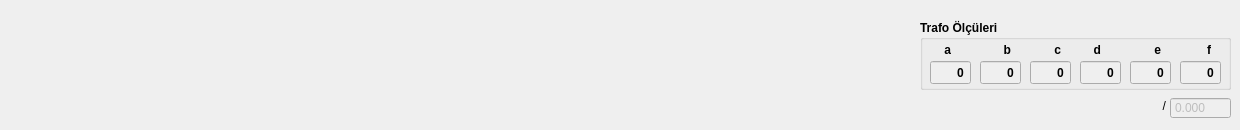
    <widget class="QWidget" name="tel_veritipleri">
     <widget class="QGroupBox" name="groupBox_20">
      <property name="geometry">
       <rect>
        <x>920</x>
        <y>20</y>
        <width>311</width>
        <height>70</height>
       </rect>
      </property>
      <property name="font">
       <font>
        <weight>75</weight>
        <bold>true</bold>
       </font>
      </property>
      <property name="title">
       <string>Trafo Ölçüleri</string>
      </property>
      <widget class="QDoubleSpinBox" name="doubleSpinBox_trafoolcu_a">
       <property name="enabled">
        <bool>false</bool>
       </property>
       <property name="geometry">
        <rect>
         <x>10</x>
         <y>40</y>
         <width>41</width>
         <height>25</height>
        </rect>
       </property>
       <property name="palette">
        <palette>
         <active>
          <colorrole role="Dark">
           <brush brushstyle="SolidPattern">
            <color alpha="255">
             <red>190</red>
             <green>190</green>
             <blue>190</blue>
            </color>
           </brush>
          </colorrole>
          <colorrole role="Text">
           <brush brushstyle="SolidPattern">
            <color alpha="255">
             <red>0</red>
             <green>0</green>
             <blue>0</blue>
            </color>
           </brush>
          </colorrole>
          <colorrole role="PlaceholderText">
           <brush brushstyle="SolidPattern">
            <color alpha="128">
             <red>0</red>
             <green>0</green>
             <blue>0</blue>
            </color>
           </brush>
          </colorrole>
         </active>
         <inactive>
          <colorrole role="Dark">
           <brush brushstyle="SolidPattern">
            <color alpha="255">
             <red>190</red>
             <green>190</green>
             <blue>190</blue>
            </color>
           </brush>
          </colorrole>
          <colorrole role="Text">
           <brush brushstyle="SolidPattern">
            <color alpha="255">
             <red>0</red>
             <green>0</green>
             <blue>0</blue>
            </color>
           </brush>
          </colorrole>
          <colorrole role="PlaceholderText">
           <brush brushstyle="SolidPattern">
            <color alpha="128">
             <red>0</red>
             <green>0</green>
             <blue>0</blue>
            </color>
           </brush>
          </colorrole>
         </inactive>
         <disabled>
          <colorrole role="Dark">
           <brush brushstyle="SolidPattern">
            <color alpha="255">
             <red>190</red>
             <green>190</green>
             <blue>190</blue>
            </color>
           </brush>
          </colorrole>
          <colorrole role="Text">
           <brush brushstyle="SolidPattern">
            <color alpha="255">
             <red>0</red>
             <green>0</green>
             <blue>0</blue>
            </color>
           </brush>
          </colorrole>
          <colorrole role="PlaceholderText">
           <brush brushstyle="SolidPattern">
            <color alpha="128">
             <red>0</red>
             <green>0</green>
             <blue>0</blue>
            </color>
           </brush>
          </colorrole>
         </disabled>
        </palette>
       </property>
       <property name="font">
        <font>
         <weight>75</weight>
         <bold>true</bold>
        </font>
       </property>
       <property name="layoutDirection">
        <enum>Qt::LeftToRight</enum>
       </property>
       <property name="autoFillBackground">
        <bool>false</bool>
       </property>
       <property name="alignment">
        <set>Qt::AlignRight|Qt::AlignTrailing|Qt::AlignVCenter</set>
       </property>
       <property name="buttonSymbols">
        <enum>QAbstractSpinBox::NoButtons</enum>
       </property>
       <property name="decimals">
        <number>0</number>
       </property>
       <property name="maximum">
        <double>999.000000000000000</double>
       </property>
      </widget>
      <widget class="QLabel" name="label_147">
       <property name="geometry">
        <rect>
         <x>10</x>
         <y>20</y>
         <width>21</width>
         <height>20</height>
        </rect>
       </property>
       <property name="text">
        <string>a</string>
       </property>
       <property name="alignment">
        <set>Qt::AlignRight|Qt::AlignTrailing|Qt::AlignVCenter</set>
       </property>
      </widget>
      <widget class="QDoubleSpinBox" name="doubleSpinBox_trafoolcu_b">
       <property name="enabled">
        <bool>false</bool>
       </property>
       <property name="geometry">
        <rect>
         <x>60</x>
         <y>40</y>
         <width>41</width>
         <height>25</height>
        </rect>
       </property>
       <property name="palette">
        <palette>
         <active>
          <colorrole role="Dark">
           <brush brushstyle="SolidPattern">
            <color alpha="255">
             <red>190</red>
             <green>190</green>
             <blue>190</blue>
            </color>
           </brush>
          </colorrole>
          <colorrole role="Text">
           <brush brushstyle="SolidPattern">
            <color alpha="255">
             <red>0</red>
             <green>0</green>
             <blue>0</blue>
            </color>
           </brush>
          </colorrole>
          <colorrole role="PlaceholderText">
           <brush brushstyle="SolidPattern">
            <color alpha="128">
             <red>0</red>
             <green>0</green>
             <blue>0</blue>
            </color>
           </brush>
          </colorrole>
         </active>
         <inactive>
          <colorrole role="Dark">
           <brush brushstyle="SolidPattern">
            <color alpha="255">
             <red>190</red>
             <green>190</green>
             <blue>190</blue>
            </color>
           </brush>
          </colorrole>
          <colorrole role="Text">
           <brush brushstyle="SolidPattern">
            <color alpha="255">
             <red>0</red>
             <green>0</green>
             <blue>0</blue>
            </color>
           </brush>
          </colorrole>
          <colorrole role="PlaceholderText">
           <brush brushstyle="SolidPattern">
            <color alpha="128">
             <red>0</red>
             <green>0</green>
             <blue>0</blue>
            </color>
           </brush>
          </colorrole>
         </inactive>
         <disabled>
          <colorrole role="Dark">
           <brush brushstyle="SolidPattern">
            <color alpha="255">
             <red>190</red>
             <green>190</green>
             <blue>190</blue>
            </color>
           </brush>
          </colorrole>
          <colorrole role="Text">
           <brush brushstyle="SolidPattern">
            <color alpha="255">
             <red>0</red>
             <green>0</green>
             <blue>0</blue>
            </color>
           </brush>
          </colorrole>
          <colorrole role="PlaceholderText">
           <brush brushstyle="SolidPattern">
            <color alpha="128">
             <red>0</red>
             <green>0</green>
             <blue>0</blue>
            </color>
           </brush>
          </colorrole>
         </disabled>
        </palette>
       </property>
       <property name="font">
        <font>
         <weight>75</weight>
         <bold>true</bold>
        </font>
       </property>
       <property name="layoutDirection">
        <enum>Qt::LeftToRight</enum>
       </property>
       <property name="autoFillBackground">
        <bool>false</bool>
       </property>
       <property name="alignment">
        <set>Qt::AlignRight|Qt::AlignTrailing|Qt::AlignVCenter</set>
       </property>
       <property name="buttonSymbols">
        <enum>QAbstractSpinBox::NoButtons</enum>
       </property>
       <property name="decimals">
        <number>0</number>
       </property>
       <property name="maximum">
        <double>999.000000000000000</double>
       </property>
      </widget>
      <widget class="QLabel" name="label_148">
       <property name="geometry">
        <rect>
         <x>70</x>
         <y>20</y>
         <width>21</width>
         <height>20</height>
        </rect>
       </property>
       <property name="text">
        <string>b</string>
       </property>
       <property name="alignment">
        <set>Qt::AlignRight|Qt::AlignTrailing|Qt::AlignVCenter</set>
       </property>
      </widget>
      <widget class="QDoubleSpinBox" name="doubleSpinBox_trafoolcu_c">
       <property name="enabled">
        <bool>false</bool>
       </property>
       <property name="geometry">
        <rect>
         <x>110</x>
         <y>40</y>
         <width>41</width>
         <height>25</height>
        </rect>
       </property>
       <property name="palette">
        <palette>
         <active>
          <colorrole role="Dark">
           <brush brushstyle="SolidPattern">
            <color alpha="255">
             <red>190</red>
             <green>190</green>
             <blue>190</blue>
            </color>
           </brush>
          </colorrole>
          <colorrole role="Text">
           <brush brushstyle="SolidPattern">
            <color alpha="255">
             <red>0</red>
             <green>0</green>
             <blue>0</blue>
            </color>
           </brush>
          </colorrole>
          <colorrole role="PlaceholderText">
           <brush brushstyle="SolidPattern">
            <color alpha="128">
             <red>0</red>
             <green>0</green>
             <blue>0</blue>
            </color>
           </brush>
          </colorrole>
         </active>
         <inactive>
          <colorrole role="Dark">
           <brush brushstyle="SolidPattern">
            <color alpha="255">
             <red>190</red>
             <green>190</green>
             <blue>190</blue>
            </color>
           </brush>
          </colorrole>
          <colorrole role="Text">
           <brush brushstyle="SolidPattern">
            <color alpha="255">
             <red>0</red>
             <green>0</green>
             <blue>0</blue>
            </color>
           </brush>
          </colorrole>
          <colorrole role="PlaceholderText">
           <brush brushstyle="SolidPattern">
            <color alpha="128">
             <red>0</red>
             <green>0</green>
             <blue>0</blue>
            </color>
           </brush>
          </colorrole>
         </inactive>
         <disabled>
          <colorrole role="Dark">
           <brush brushstyle="SolidPattern">
            <color alpha="255">
             <red>190</red>
             <green>190</green>
             <blue>190</blue>
            </color>
           </brush>
          </colorrole>
          <colorrole role="Text">
           <brush brushstyle="SolidPattern">
            <color alpha="255">
             <red>0</red>
             <green>0</green>
             <blue>0</blue>
            </color>
           </brush>
          </colorrole>
          <colorrole role="PlaceholderText">
           <brush brushstyle="SolidPattern">
            <color alpha="128">
             <red>0</red>
             <green>0</green>
             <blue>0</blue>
            </color>
           </brush>
          </colorrole>
         </disabled>
        </palette>
       </property>
       <property name="font">
        <font>
         <weight>75</weight>
         <bold>true</bold>
        </font>
       </property>
       <property name="layoutDirection">
        <enum>Qt::LeftToRight</enum>
       </property>
       <property name="autoFillBackground">
        <bool>false</bool>
       </property>
       <property name="alignment">
        <set>Qt::AlignRight|Qt::AlignTrailing|Qt::AlignVCenter</set>
       </property>
       <property name="buttonSymbols">
        <enum>QAbstractSpinBox::NoButtons</enum>
       </property>
       <property name="decimals">
        <number>0</number>
       </property>
       <property name="maximum">
        <double>999.000000000000000</double>
       </property>
      </widget>
      <widget class="QLabel" name="label_149">
       <property name="geometry">
        <rect>
         <x>120</x>
         <y>20</y>
         <width>21</width>
         <height>20</height>
        </rect>
       </property>
       <property name="text">
        <string>c</string>
       </property>
       <property name="alignment">
        <set>Qt::AlignRight|Qt::AlignTrailing|Qt::AlignVCenter</set>
       </property>
      </widget>
      <widget class="QLabel" name="label_150">
       <property name="geometry">
        <rect>
         <x>270</x>
         <y>20</y>
         <width>21</width>
         <height>20</height>
        </rect>
       </property>
       <property name="text">
        <string>f</string>
       </property>
       <property name="alignment">
        <set>Qt::AlignRight|Qt::AlignTrailing|Qt::AlignVCenter</set>
       </property>
      </widget>
      <widget class="QDoubleSpinBox" name="doubleSpinBox_trafoolcu_e">
       <property name="enabled">
        <bool>false</bool>
       </property>
       <property name="geometry">
        <rect>
         <x>210</x>
         <y>40</y>
         <width>41</width>
         <height>25</height>
        </rect>
       </property>
       <property name="palette">
        <palette>
         <active>
          <colorrole role="Dark">
           <brush brushstyle="SolidPattern">
            <color alpha="255">
             <red>190</red>
             <green>190</green>
             <blue>190</blue>
            </color>
           </brush>
          </colorrole>
          <colorrole role="Text">
           <brush brushstyle="SolidPattern">
            <color alpha="255">
             <red>0</red>
             <green>0</green>
             <blue>0</blue>
            </color>
           </brush>
          </colorrole>
          <colorrole role="PlaceholderText">
           <brush brushstyle="SolidPattern">
            <color alpha="128">
             <red>0</red>
             <green>0</green>
             <blue>0</blue>
            </color>
           </brush>
          </colorrole>
         </active>
         <inactive>
          <colorrole role="Dark">
           <brush brushstyle="SolidPattern">
            <color alpha="255">
             <red>190</red>
             <green>190</green>
             <blue>190</blue>
            </color>
           </brush>
          </colorrole>
          <colorrole role="Text">
           <brush brushstyle="SolidPattern">
            <color alpha="255">
             <red>0</red>
             <green>0</green>
             <blue>0</blue>
            </color>
           </brush>
          </colorrole>
          <colorrole role="PlaceholderText">
           <brush brushstyle="SolidPattern">
            <color alpha="128">
             <red>0</red>
             <green>0</green>
             <blue>0</blue>
            </color>
           </brush>
          </colorrole>
         </inactive>
         <disabled>
          <colorrole role="Dark">
           <brush brushstyle="SolidPattern">
            <color alpha="255">
             <red>190</red>
             <green>190</green>
             <blue>190</blue>
            </color>
           </brush>
          </colorrole>
          <colorrole role="Text">
           <brush brushstyle="SolidPattern">
            <color alpha="255">
             <red>0</red>
             <green>0</green>
             <blue>0</blue>
            </color>
           </brush>
          </colorrole>
          <colorrole role="PlaceholderText">
           <brush brushstyle="SolidPattern">
            <color alpha="128">
             <red>0</red>
             <green>0</green>
             <blue>0</blue>
            </color>
           </brush>
          </colorrole>
         </disabled>
        </palette>
       </property>
       <property name="font">
        <font>
         <weight>75</weight>
         <bold>true</bold>
        </font>
       </property>
       <property name="layoutDirection">
        <enum>Qt::LeftToRight</enum>
       </property>
       <property name="autoFillBackground">
        <bool>false</bool>
       </property>
       <property name="alignment">
        <set>Qt::AlignRight|Qt::AlignTrailing|Qt::AlignVCenter</set>
       </property>
       <property name="buttonSymbols">
        <enum>QAbstractSpinBox::NoButtons</enum>
       </property>
       <property name="decimals">
        <number>0</number>
       </property>
       <property name="maximum">
        <double>999.000000000000000</double>
       </property>
      </widget>
      <widget class="QLabel" name="label_151">
       <property name="geometry">
        <rect>
         <x>220</x>
         <y>20</y>
         <width>21</width>
         <height>20</height>
        </rect>
       </property>
       <property name="text">
        <string>e</string>
       </property>
       <property name="alignment">
        <set>Qt::AlignRight|Qt::AlignTrailing|Qt::AlignVCenter</set>
       </property>
      </widget>
      <widget class="QDoubleSpinBox" name="doubleSpinBox_trafoolcu_d">
       <property name="enabled">
        <bool>false</bool>
       </property>
       <property name="geometry">
        <rect>
         <x>160</x>
         <y>40</y>
         <width>41</width>
         <height>25</height>
        </rect>
       </property>
       <property name="palette">
        <palette>
         <active>
          <colorrole role="Dark">
           <brush brushstyle="SolidPattern">
            <color alpha="255">
             <red>190</red>
             <green>190</green>
             <blue>190</blue>
            </color>
           </brush>
          </colorrole>
          <colorrole role="Text">
           <brush brushstyle="SolidPattern">
            <color alpha="255">
             <red>0</red>
             <green>0</green>
             <blue>0</blue>
            </color>
           </brush>
          </colorrole>
          <colorrole role="PlaceholderText">
           <brush brushstyle="SolidPattern">
            <color alpha="128">
             <red>0</red>
             <green>0</green>
             <blue>0</blue>
            </color>
           </brush>
          </colorrole>
         </active>
         <inactive>
          <colorrole role="Dark">
           <brush brushstyle="SolidPattern">
            <color alpha="255">
             <red>190</red>
             <green>190</green>
             <blue>190</blue>
            </color>
           </brush>
          </colorrole>
          <colorrole role="Text">
           <brush brushstyle="SolidPattern">
            <color alpha="255">
             <red>0</red>
             <green>0</green>
             <blue>0</blue>
            </color>
           </brush>
          </colorrole>
          <colorrole role="PlaceholderText">
           <brush brushstyle="SolidPattern">
            <color alpha="128">
             <red>0</red>
             <green>0</green>
             <blue>0</blue>
            </color>
           </brush>
          </colorrole>
         </inactive>
         <disabled>
          <colorrole role="Dark">
           <brush brushstyle="SolidPattern">
            <color alpha="255">
             <red>190</red>
             <green>190</green>
             <blue>190</blue>
            </color>
           </brush>
          </colorrole>
          <colorrole role="Text">
           <brush brushstyle="SolidPattern">
            <color alpha="255">
             <red>0</red>
             <green>0</green>
             <blue>0</blue>
            </color>
           </brush>
          </colorrole>
          <colorrole role="PlaceholderText">
           <brush brushstyle="SolidPattern">
            <color alpha="128">
             <red>0</red>
             <green>0</green>
             <blue>0</blue>
            </color>
           </brush>
          </colorrole>
         </disabled>
        </palette>
       </property>
       <property name="font">
        <font>
         <weight>75</weight>
         <bold>true</bold>
        </font>
       </property>
       <property name="layoutDirection">
        <enum>Qt::LeftToRight</enum>
       </property>
       <property name="autoFillBackground">
        <bool>false</bool>
       </property>
       <property name="alignment">
        <set>Qt::AlignRight|Qt::AlignTrailing|Qt::AlignVCenter</set>
       </property>
       <property name="buttonSymbols">
        <enum>QAbstractSpinBox::NoButtons</enum>
       </property>
       <property name="decimals">
        <number>0</number>
       </property>
       <property name="maximum">
        <double>999.000000000000000</double>
       </property>
      </widget>
      <widget class="QLabel" name="label_152">
       <property name="geometry">
        <rect>
         <x>160</x>
         <y>20</y>
         <width>21</width>
         <height>20</height>
        </rect>
       </property>
       <property name="text">
        <string>d</string>
       </property>
       <property name="alignment">
        <set>Qt::AlignRight|Qt::AlignTrailing|Qt::AlignVCenter</set>
       </property>
      </widget>
      <widget class="QDoubleSpinBox" name="doubleSpinBox_trafoolcu_f">
       <property name="enabled">
        <bool>false</bool>
       </property>
       <property name="geometry">
        <rect>
         <x>260</x>
         <y>40</y>
         <width>41</width>
         <height>25</height>
        </rect>
       </property>
       <property name="palette">
        <palette>
         <active>
          <colorrole role="Dark">
           <brush brushstyle="SolidPattern">
            <color alpha="255">
             <red>190</red>
             <green>190</green>
             <blue>190</blue>
            </color>
           </brush>
          </colorrole>
          <colorrole role="Text">
           <brush brushstyle="SolidPattern">
            <color alpha="255">
             <red>0</red>
             <green>0</green>
             <blue>0</blue>
            </color>
           </brush>
          </colorrole>
          <colorrole role="PlaceholderText">
           <brush brushstyle="SolidPattern">
            <color alpha="128">
             <red>0</red>
             <green>0</green>
             <blue>0</blue>
            </color>
           </brush>
          </colorrole>
         </active>
         <inactive>
          <colorrole role="Dark">
           <brush brushstyle="SolidPattern">
            <color alpha="255">
             <red>190</red>
             <green>190</green>
             <blue>190</blue>
            </color>
           </brush>
          </colorrole>
          <colorrole role="Text">
           <brush brushstyle="SolidPattern">
            <color alpha="255">
             <red>0</red>
             <green>0</green>
             <blue>0</blue>
            </color>
           </brush>
          </colorrole>
          <colorrole role="PlaceholderText">
           <brush brushstyle="SolidPattern">
            <color alpha="128">
             <red>0</red>
             <green>0</green>
             <blue>0</blue>
            </color>
           </brush>
          </colorrole>
         </inactive>
         <disabled>
          <colorrole role="Dark">
           <brush brushstyle="SolidPattern">
            <color alpha="255">
             <red>190</red>
             <green>190</green>
             <blue>190</blue>
            </color>
           </brush>
          </colorrole>
          <colorrole role="Text">
           <brush brushstyle="SolidPattern">
            <color alpha="255">
             <red>0</red>
             <green>0</green>
             <blue>0</blue>
            </color>
           </brush>
          </colorrole>
          <colorrole role="PlaceholderText">
           <brush brushstyle="SolidPattern">
            <color alpha="128">
             <red>0</red>
             <green>0</green>
             <blue>0</blue>
            </color>
           </brush>
          </colorrole>
         </disabled>
        </palette>
       </property>
       <property name="font">
        <font>
         <weight>75</weight>
         <bold>true</bold>
        </font>
       </property>
       <property name="layoutDirection">
        <enum>Qt::LeftToRight</enum>
       </property>
       <property name="autoFillBackground">
        <bool>false</bool>
       </property>
       <property name="alignment">
        <set>Qt::AlignRight|Qt::AlignTrailing|Qt::AlignVCenter</set>
       </property>
       <property name="buttonSymbols">
        <enum>QAbstractSpinBox::NoButtons</enum>
       </property>
       <property name="decimals">
        <number>0</number>
       </property>
       <property name="maximum">
        <double>999.000000000000000</double>
       </property>
      </widget>
     </widget>
     <widget class="QLabel" name="label_kesmeSacAgirlik">
      <property name="geometry">
       <rect>
        <x>1150</x>
        <y>90</y>
        <width>16</width>
        <height>31</height>
       </rect>
      </property>
      <property name="layoutDirection">
       <enum>Qt::RightToLeft</enum>
      </property>
      <property name="text">
       <string>/</string>
      </property>
      <property name="alignment">
       <set>Qt::AlignRight|Qt::AlignTrailing|Qt::AlignVCenter</set>
      </property>
     </widget>
     <widget class="QDoubleSpinBox" name="doubleSpinBox_kesmeSacAgirlik">
      <property name="enabled">
       <bool>false</bool>
      </property>
      <property name="geometry">
       <rect>
        <x>1170</x>
        <y>97</y>
        <width>61</width>
        <height>22</height>
       </rect>
      </property>
      <property name="buttonSymbols">
       <enum>QAbstractSpinBox::NoButtons</enum>
      </property>
      <property name="decimals">
       <number>3</number>
      </property>
      <property name="minimum">
       <double>-999.000000000000000</double>
      </property>
      <property name="maximum">
       <double>9999.989999999999782</double>
      </property>
     </widget>
    </widget>
